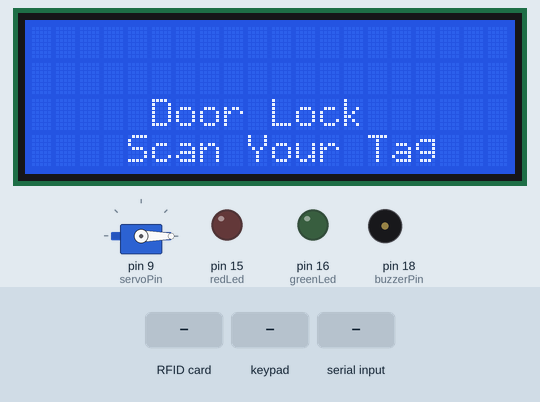
This sketch was run on a simulated Arduino Mega 2560, built with avr-gcc and run on an emulated ATmega2560. Parts: servo, 20×4 character LCD, output pins drawn as LEDs (lit = HIGH), buzzer (waves = sounding, pin HIGH). Inputs (shaded band) come from the test bench. The modem accepts every AT command (registered, SIM ready, sends succeed) and sends nothing else; pins used as bus, display or sensor lines are not drawn.

Above: at 1.9 s.
2.0 s: RFID card D1 91 1E 69 held to the reader
At 3.2 s:
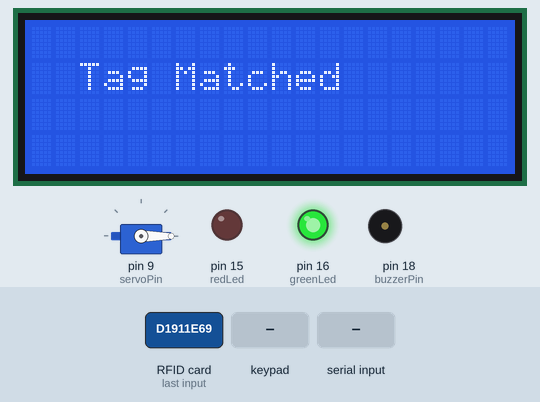
3.5 s: keypad keys 5 6 2 3 pressed 0.4 s apart
At 7.0 s:
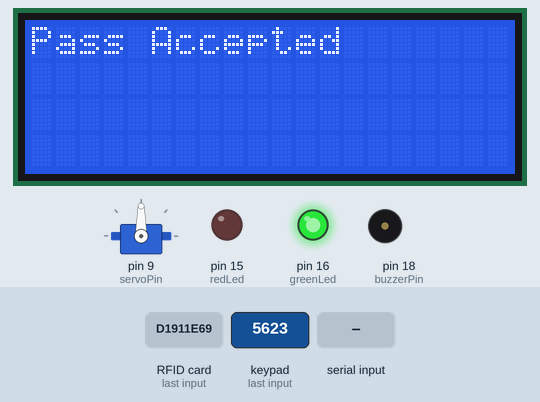
7.3 s: RFID card 5E 7A 19 C4 held to the reader
10.3 s: "open" received over the second serial link
At 12.6 s:
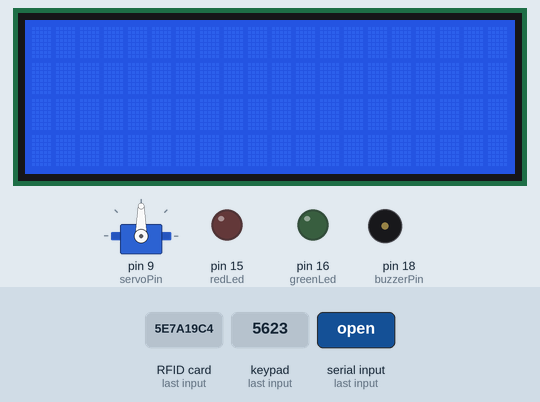
Timing chart, 0 to 24.3 s (numbered marks = the images above; inputs shaded):
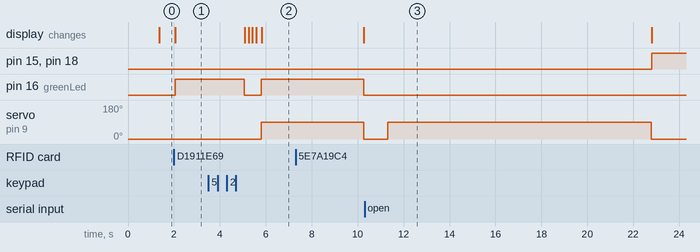

The sketch:

Gsm_And_Rc522_Based_Smart_Door_Lock_System.ino
```cpp
//Prateek
//www.prateeks.in

#include <MFRC522.h>
#include <LiquidCrystal_I2C.h>
#include <Keypad.h>
#include <SoftwareSerial.h>
#include <Servo.h>
#include <SPI.h>
SoftwareSerial SIM900(11, 10); // SoftwareSerial SIM900(Rx, Tx)
MFRC522 mfrc522(53, 5); // MFRC522 mfrc522(SS_PIN, RST_PIN)
LiquidCrystal_I2C lcd(0x27, 20, 4);
Servo sg90;
constexpr uint8_t greenLed = 16;
constexpr uint8_t redLed = 15;
constexpr uint8_t servoPin = 9;
constexpr uint8_t buzzerPin = 18;
char initial_password[4] = {'5', '6', '2', '3'};  // Variable to store initial password
String tagUID = "D1 91 1E 69";  // String to store UID of tag. Change it with your tag's UID
char password[4];   // Variable to store users password
boolean RFIDMode = true; // boolean to change modes
boolean NormalMode = true; // boolean to change modes
char key_pressed = 0; // Variable to store incoming keys
uint8_t i = 0;  // Variable used for counter
// defining how many rows and columns our keypad have
const byte rows = 4;
const byte columns = 4;
// Keypad pin map
char hexaKeys[rows][columns] = {
  {'1', '2', '3', 'A'},
  {'4', '5', '6', 'B'},
  {'7', '8', '9', 'C'},
  {'*', '0', '#', 'D'}
};
// Initializing pins for keypad
byte row_pins[rows] = {43,41,39,37};
byte column_pins[columns] = {35,33,31.29};
// Create instance for keypad
Keypad keypad_key = Keypad( makeKeymap(hexaKeys), row_pins, column_pins, rows, columns);
void setup() {
  // Arduino Pin configuration
  pinMode(buzzerPin, OUTPUT);
  pinMode(redLed, OUTPUT);
  pinMode(greenLed, OUTPUT);
  sg90.attach(servoPin);  //Declare pin 8 for servo
  sg90.write(0); // Set initial position at 0 degrees
  lcd.init();   // LCD screen
  lcd.backlight();
  SPI.begin();      // Init SPI bus
  mfrc522.PCD_Init();   // Init MFRC522
  // Arduino communicates with SIM900 GSM shield at a baud rate of 19200
  // Make sure that corresponds to the baud rate of your module
  SIM900.begin(19200);
  // AT command to set SIM900 to SMS mode
  SIM900.print("AT+CMGF=1\r");
  delay(100);
  // Set module to send SMS data to serial out upon receipt
  SIM900.print("AT+CNMI=2,2,0,0,0\r");
  delay(100);
  lcd.clear(); // Clear LCD screen
}
void loop() {
  if (NormalMode == false) {
    // Function to receive message
    receive_message();
  }
  else if (NormalMode == true) {
    // System will first look for mode
    if (RFIDMode == true) {
      // Function to receive message
      receive_message();
      lcd.setCursor(2, 2);
      lcd.print("   Door Lock");
      lcd.setCursor(3, 3);
      lcd.print(" Scan Your Tag ");
      // Look for new cards
      if ( ! mfrc522.PICC_IsNewCardPresent()) {
        return;
      }
      // Select one of the cards
      if ( ! mfrc522.PICC_ReadCardSerial()) {
        return;
      }
      //Reading from the card
      String tag = "";
      for (byte j = 0; j < mfrc522.uid.size; j++)
      {
        tag.concat(String(mfrc522.uid.uidByte[j] < 0x10 ? " 0" : " "));
        tag.concat(String(mfrc522.uid.uidByte[j], HEX));
      }
      tag.toUpperCase();
      //Checking the card
      if (tag.substring(1) == tagUID)
      {
        // If UID of tag is matched.
        lcd.clear();
        lcd.setCursor(2, 1);
        lcd.print("Tag Matched");
        digitalWrite(greenLed, HIGH);
        delay(3000);
        digitalWrite(greenLed, LOW);
        lcd.clear();
        lcd.setCursor(2, 1);
        lcd.print("Enter Password:");
        lcd.setCursor(10, 2);
        RFIDMode = false; // Make RFID mode false
      }
      else
      {
        // If UID of tag is not matched.
        lcd.clear();
        lcd.setCursor(2, 1);
        lcd.print("Wrong Tag Shown");
        lcd.setCursor(3, 2);
        lcd.print("Access Denied");
        digitalWrite(buzzerPin, HIGH);
        digitalWrite(redLed, HIGH);
        send_message("Someone Tried with the wrong tag \nType 'close' to halt the system.");
        delay(3000);
        digitalWrite(buzzerPin, LOW);
        digitalWrite(redLed, LOW);
        lcd.clear();
      }
    }
    // If RFID mode is false, it will look for keys from keypad
    if (RFIDMode == false) {
      key_pressed = keypad_key.getKey(); // Storing keys
      if (key_pressed)
      {
        password[i++] = key_pressed; // Storing in password variable
        lcd.print("*");
      }
      if (i == 4) // If 4 keys are completed
      {
        delay(200);
        if (!(strncmp(password, initial_password, 4))) // If password is matched
        {
          lcd.clear();
          lcd.print("Pass Accepted");
          sg90.write(90); // Door Opened
          digitalWrite(greenLed, HIGH);
          send_message("Door Opened \nIf it was't you, type 'close' to halt the system.");
          delay(3000);
          digitalWrite(greenLed, LOW);
          sg90.write(0); // Door Closed
          lcd.clear();
          i = 0;
          RFIDMode = true; // Make RFID mode true
        }
        else    // If password is not matched
        {
          lcd.clear();
          lcd.print("Wrong Password");
          digitalWrite(buzzerPin, HIGH);
          digitalWrite(redLed, HIGH);
          send_message("Someone Tried with the wrong Password \nType 'close' to halt the system.");
          delay(3000);
          digitalWrite(buzzerPin, LOW);
          digitalWrite(redLed, LOW);
          lcd.clear();
          i = 0;
          RFIDMode = true;  // Make RFID mode true
        }
      }
    }
  }
}
// Receiving the message
void receive_message()
{
  char incoming_char = 0; //Variable to save incoming SMS characters
  String incomingData;   // for storing incoming serial data

  if (SIM900.available() > 0)
  {
    incomingData = SIM900.readString(); // Get the incoming data.
    delay(10);
  }
  // if received command is to open the door
  if (incomingData.indexOf("open") >= 0)
  {
    sg90.write(90);
    NormalMode = true;
    send_message("Opened");
    delay(10000);
    sg90.write(0);
  }
  // if received command is to halt the system
  if (incomingData.indexOf("close") >= 0)
  {
    NormalMode = false;
    send_message("Closed");
  }
  incomingData = "";
}
// Function to send the message
void send_message(String message)
{
  SIM900.println("AT+CMGF=1");    //Set the GSM Module in Text Mode
  delay(100);
  SIM900.println("AT+CMGS=\"+919975617490\""); // Replace it with your mobile number
  delay(100);
  SIM900.println(message);   // The SMS text you want to send
  delay(100);
  SIM900.println((char)26);  // ASCII code of CTRL+Z
  delay(100);
  SIM900.println();
  delay(1000);
}
```

Measured:
- after the input at 2.0 s, pin 16 (greenLed): LOW → HIGH after 0.06 s; the display: changes after 0.06 s (image 1)
- after the input at 3.5 s, servo on pin 9 (servoPin): 0° → 90° after 2.3 s; the display: first changes after 1.6 s (image 2 shows a later state)
- after the input at 10.3 s, servo on pin 9 (servoPin): 0° → 90° after 1.0 s, → 0° 11.5 s later
